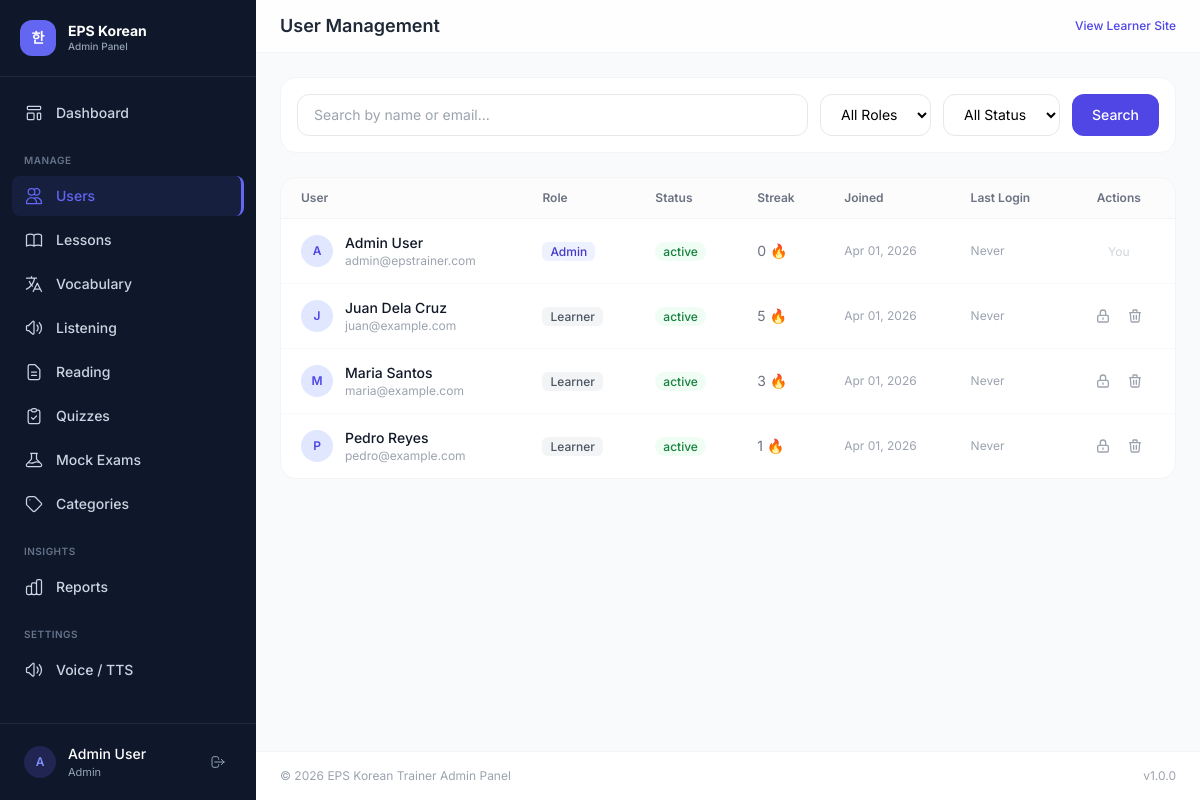
The page /admin/users.php (signed in) on the database its author committed.
### tables this page shows
CREATE TABLE users (
    id INT AUTO_INCREMENT PRIMARY KEY,
    full_name VARCHAR(100) NOT NULL,
    email VARCHAR(150) NOT NULL UNIQUE,
    password VARCHAR(255) NOT NULL,
    role ENUM('learner','admin') DEFAULT 'learner',
    status ENUM('active','inactive','banned') DEFAULT 'active',
    profile_image VARCHAR(255) DEFAULT NULL,
    email_verified_at DATETIME DEFAULT NULL,
    remember_token VARCHAR(100) DEFAULT NULL,
    reset_token VARCHAR(100) DEFAULT NULL,
    reset_token_expires DATETIME DEFAULT NULL,
    last_login DATETIME DEFAULT NULL,
    created_at DATETIME DEFAULT CURRENT_TIMESTAMP,
    updated_at DATETIME DEFAULT CURRENT_TIMESTAMP ON UPDATE CURRENT_TIMESTAMP,
    INDEX idx_email (email),
    INDEX idx_role (role),
    INDEX idx_status (status)
);

### includes/session.php (called while the page is built, shortened)
<?php
function isLoggedIn(): bool {
    return isset($_SESSION['user_id']) && !empty($_SESSION['user_id']);
}
function getCurrentUserId(): ?int {
    return $_SESSION['user_id'] ?? null;
}
function getCurrentUser(): ?array {
    return [
        'id' => $_SESSION['user_id'],
        'name' => $_SESSION['user_name'] ?? '',
        'email' => $_SESSION['user_email'] ?? '',
        'role' => $_SESSION['user_role'] ?? 'learner',
        'avatar' => $_SESSION['user_avatar'] ?? null,
    ];
}

### includes/helpers.php (called while the page is built, shortened)
<?php
function sanitize(string $input): string {
    return htmlspecialchars(trim($input), ENT_QUOTES, 'UTF-8');
}
function formatDate(string $date, string $format = 'M d, Y'): string {
    return date($format, strtotime($date));
}

### admin/users.php (the view, shortened to what this page needs)
<?php
$pageTitle = 'User Management';
require_once __DIR__ . '/../includes/session.php';
require_once __DIR__ . '/../includes/helpers.php';
$db = getDB();
$search = $_GET['search'] ?? '';
$where = "1=1";
$params = [];
$page = max(1, (int)($_GET['page'] ?? 1));
$perPage = ITEMS_PER_PAGE;
$offset = ($page - 1) * $perPage;
$stmt = $db->prepare("SELECT u.*, (SELECT us.current_streak FROM user_streaks us WHERE us.user_id = u.id) as streak FROM users u WHERE $where ORDER BY u.created_at DESC LIMIT $perPage OFFSET $offset");
$stmt->execute($params);
$users = $stmt->fetchAll();
require_once __DIR__ . '/../includes/admin-header.php';
?>
<div class="bg-white rounded-2xl border border-gray-100 p-4 mb-6">
    <form method="GET" class="flex flex-col sm:flex-row gap-3">
        <div class="flex-1">
            <input type="text" name="search" value="<?= sanitize($search) ?>" placeholder="Search by name or email..."
                class="w-full px-4 py-2.5 rounded-xl border border-gray-200 focus:border-indigo-500 focus:ring-2 focus:ring-indigo-100 outline-none transition text-sm">
        </div>
        <select name="role" class="px-4 py-2.5 rounded-xl border border-gray-200 text-sm bg-white">
            <option value="">All Roles</option>
        </select>
        <select name="status" class="px-4 py-2.5 rounded-xl border border-gray-200 text-sm bg-white">
            <option value="">All Status</option>
        </select>
        <button type="submit" class="px-5 py-2.5 bg-indigo-600 text-white rounded-xl text-sm font-medium hover:bg-indigo-700 transition">Search</button>
    </form>
</div>
<div class="bg-white rounded-2xl border border-gray-100 overflow-hidden">
    <div class="overflow-x-auto">
        <table class="w-full text-sm">
            <thead>
                <tr class="border-b border-gray-100 bg-gray-50/50">
                    <th class="text-left px-5 py-3 text-xs font-semibold text-gray-500">User</th>
                    <th class="text-left px-5 py-3 text-xs font-semibold text-gray-500">Role</th>
                    <th class="text-left px-5 py-3 text-xs font-semibold text-gray-500">Status</th>
                    <th class="text-left px-5 py-3 text-xs font-semibold text-gray-500">Streak</th>
                    <th class="text-left px-5 py-3 text-xs font-semibold text-gray-500">Joined</th>
                    <th class="text-left px-5 py-3 text-xs font-semibold text-gray-500">Last Login</th>
                    <th class="text-center px-5 py-3 text-xs font-semibold text-gray-500">Actions</th>
                </tr>
            </thead>
            <tbody class="divide-y divide-gray-50">
                <?php foreach ($users as $u): ?>
                <tr class="hover:bg-gray-50/50 transition">
                    <td class="px-5 py-3.5">
                        <div class="flex items-center gap-3">
                            <div class="w-8 h-8 rounded-full bg-indigo-100 flex items-center justify-center text-indigo-600 font-semibold text-xs flex-shrink-0"><?= strtoupper(substr($u['full_name'], 0, 1)) ?></div>
                            <div>
                                <p class="text-sm font-medium text-gray-900"><?= sanitize($u['full_name']) ?></p>
                                <p class="text-xs text-gray-400"><?= sanitize($u['email']) ?></p>
                            </div>
                        </div>
                    </td>
                    <td class="px-5 py-3.5">
                        <span class="px-2 py-0.5 rounded-md text-xs font-medium capitalize <?= $u['role'] === 'admin' ? 'bg-indigo-50 text-indigo-700' : 'bg-gray-100 text-gray-600' ?>"><?= $u['role'] ?></span>
                    </td>
                    <td class="px-5 py-3.5">
                        <span class="px-2 py-0.5 rounded-full text-xs font-medium <?= $u['status'] === 'active' ? 'bg-green-50 text-green-700' : 'bg-red-50 text-red-700' ?>"><?= $u['status'] ?></span>
                    </td>
                    <td class="px-5 py-3.5 text-gray-500"><?= $u['streak'] ?? 0 ?> 🔥</td>
                    <td class="px-5 py-3.5 text-gray-400 text-xs"><?= formatDate($u['created_at'], 'M d, Y') ?></td>
                    <td class="px-5 py-3.5 text-gray-400 text-xs"><?= $u['last_login'] ? timeAgo($u['last_login']) : 'Never' ?></td>
                    <td class="px-5 py-3.5 text-center">
                        <?php if ($u['id'] !== getCurrentUserId()): ?>
                        <div class="flex items-center justify-center gap-1">
                            <form method="POST" class="inline">
                                <button type="submit" class="p-1.5 rounded-lg hover:bg-gray-100 text-gray-400 hover:text-gray-600 transition" title="Toggle status">
                                    <svg class="w-4 h-4" fill="none" stroke="currentColor" viewBox="0 0 24 24"><path stroke-linecap="round" stroke-linejoin="round" stroke-width="2" d="M12 15v2m-6 4h12a2 2 0 002-2v-6a2 2 0 00-2-2H6a2 2 0 00-2 2v6a2 2 0 002 2zm10-10V7a4 4 0 00-8 0v4h8z"/></svg>
                                </button>
                            </form>
                            <?php if ($u['role'] !== 'admin'): ?>
                            <form method="POST" class="inline" onsubmit="return confirm('Delete this user?')">
                                <button type="submit" class="p-1.5 rounded-lg hover:bg-red-50 text-gray-400 hover:text-red-600 transition" title="Delete">
                                    <svg class="w-4 h-4" fill="none" stroke="currentColor" viewBox="0 0 24 24"><path stroke-linecap="round" stroke-linejoin="round" stroke-width="2" d="M19 7l-.867 12.142A2 2 0 0116.138 21H7.862a2 2 0 01-1.995-1.858L5 7m5 4v6m4-6v6m1-10V4a1 1 0 00-1-1h-4a1 1 0 00-1 1v3M4 7h16"/></svg>
                                </button>
                            </form>
                            <?php endif; ?>
                        </div>
                        <?php else: ?>
                        <span class="text-xs text-gray-300">You</span>
                        <?php endif; ?>
                    </td>
                </tr>
                <?php endforeach; ?>
            </tbody>
        </table>
    </div>
</div>
<?php require_once __DIR__ . '/../includes/admin-footer.php'; ?>

### includes/admin-header.php (shortened to what this page needs)
<?php
$currentUser = getCurrentUser();
$currentPage = basename($_SERVER['PHP_SELF'], '.php');
?>
<!DOCTYPE html>
<html lang="en" class="h-full">
<head>
    <script src="https://cdn.tailwindcss.com"></script>
</head>
<body class="h-full bg-gray-50">
<aside id="sidebar" class="fixed top-0 left-0 z-50 h-full w-64 bg-slate-900 transform -translate-x-full lg:translate-x-0 transition-transform duration-200 flex flex-col">
    <div class="flex items-center gap-3 px-5 py-5 border-b border-slate-700/50">
        <div class="w-9 h-9 rounded-xl bg-indigo-500 flex items-center justify-center text-white font-bold text-sm">한</div>
        <div>
            <h1 class="text-sm font-bold text-white leading-tight">EPS Korean</h1>
            <p class="text-[10px] text-slate-400 font-medium">Admin Panel</p>
        </div>
    </div>
    <nav class="flex-1 overflow-y-auto py-4 px-3 space-y-1">
        <a href="<?= APP_URL ?>/admin/dashboard.php" class="sidebar-link flex items-center gap-3 px-3 py-2.5 rounded-lg text-sm font-medium text-slate-300 <?= $currentPage === 'dashboard' ? 'active' : '' ?>">
            Dashboard
        </a>
        <p class="px-3 pt-4 pb-1 text-[10px] font-semibold text-slate-500 uppercase tracking-wider">Manage</p>
        <a href="<?= APP_URL ?>/admin/users.php" class="sidebar-link flex items-center gap-3 px-3 py-2.5 rounded-lg text-sm font-medium text-slate-300 <?= $currentPage === 'users' ? 'active' : '' ?>">
            <svg class="w-5 h-5" fill="none" stroke="currentColor" viewBox="0 0 24 24"><path stroke-linecap="round" stroke-linejoin="round" stroke-width="1.5" d="M12 4.354a4 4 0 110 5.292M15 21H3v-1a6 6 0 0112 0v1zm0 0h6v-1a6 6 0 00-9-5.197M13 7a4 4 0 11-8 0 4 4 0 018 0z"/></svg>
            Users
        </a>
        <a href="<?= APP_URL ?>/admin/lessons.php" class="sidebar-link flex items-center gap-3 px-3 py-2.5 rounded-lg text-sm font-medium text-slate-300 <?= $currentPage === 'lessons' ? 'active' : '' ?>">
            Lessons
        </a>
        <a href="<?= APP_URL ?>/admin/vocabulary.php" class="sidebar-link flex items-center gap-3 px-3 py-2.5 rounded-lg text-sm font-medium text-slate-300 <?= $currentPage === 'vocabulary' ? 'active' : '' ?>">
            <svg class="w-5 h-5" fill="none" stroke="currentColor" viewBox="0 0 24 24"><path stroke-linecap="round" stroke-linejoin="round" stroke-width="1.5" d="M3 5h12M9 3v2m1.048 9.5A18.022 18.022 0 016.412 9m6.088 9h7M11 21l5-10 5 10M12.751 5C11.783 10.77 8.07 15.61 3 18.129"/></svg>
            Vocabulary
        </a>
        <a href="<?= APP_URL ?>/admin/listening.php" class="sidebar-link flex items-center gap-3 px-3 py-2.5 rounded-lg text-sm font-medium text-slate-300 <?= $currentPage === 'listening' ? 'active' : '' ?>">
            Listening
        </a>
        <a href="<?= APP_URL ?>/admin/reading.php" class="sidebar-link flex items-center gap-3 px-3 py-2.5 rounded-lg text-sm font-medium text-slate-300 <?= $currentPage === 'reading' ? 'active' : '' ?>">
            <svg class="w-5 h-5" fill="none" stroke="currentColor" viewBox="0 0 24 24"><path stroke-linecap="round" stroke-linejoin="round" stroke-width="1.5" d="M9 12h6m-6 4h6m2 5H7a2 2 0 01-2-2V5a2 2 0 012-2h5.586a1 1 0 01.707.293l5.414 5.414a1 1 0 01.293.707V19a2 2 0 01-2 2z"/></svg>
            Reading
        </a>
        <a href="<?= APP_URL ?>/admin/quizzes.php" class="sidebar-link flex items-center gap-3 px-3 py-2.5 rounded-lg text-sm font-medium text-slate-300 <?= $currentPage === 'quizzes' ? 'active' : '' ?>">
            <svg class="w-5 h-5" fill="none" stroke="currentColor" viewBox="0 0 24 24"><path stroke-linecap="round" stroke-linejoin="round" stroke-width="1.5" d="M9 5H7a2 2 0 00-2 2v12a2 2 0 002 2h10a2 2 0 002-2V7a2 2 0 00-2-2h-2M9 5a2 2 0 002 2h2a2 2 0 002-2M9 5a2 2 0 012-2h2a2 2 0 012 2m-6 9l2 2 4-4"/></svg>
            Quizzes
        </a>
        <a href="<?= APP_URL ?>/admin/mock-exams.php" class="sidebar-link flex items-center gap-3 px-3 py-2.5 rounded-lg text-sm font-medium text-slate-300 <?= $currentPage === 'mock-exams' ? 'active' : '' ?>">
            Mock Exams
        </a>
        <a href="<?= APP_URL ?>/admin/categories.php" class="sidebar-link flex items-center gap-3 px-3 py-2.5 rounded-lg text-sm font-medium text-slate-300 <?= $currentPage === 'categories' ? 'active' : '' ?>">
            <svg class="w-5 h-5" fill="none" stroke="currentColor" viewBox="0 0 24 24"><path stroke-linecap="round" stroke-linejoin="round" stroke-width="1.5" d="M7 7h.01M7 3h5c.512 0 1.024.195 1.414.586l7 7a2 2 0 010 2.828l-7 7a2 2 0 01-2.828 0l-7-7A1.994 1.994 0 013 12V7a4 4 0 014-4z"/></svg>
            Categories
        </a>
        <p class="px-3 pt-4 pb-1 text-[10px] font-semibold text-slate-500 uppercase tracking-wider">Insights</p>
        <a href="<?= APP_URL ?>/admin/reports.php" class="sidebar-link flex items-center gap-3 px-3 py-2.5 rounded-lg text-sm font-medium text-slate-300 <?= $currentPage === 'reports' ? 'active' : '' ?>">
            Reports
        </a>
        <p class="px-3 pt-4 pb-1 text-[10px] font-semibold text-slate-500 uppercase tracking-wider">Settings</p>
        <a href="<?= APP_URL ?>/admin/voice-settings.php" class="sidebar-link flex items-center gap-3 px-3 py-2.5 rounded-lg text-sm font-medium text-slate-300 <?= $currentPage === 'voice-settings' ? 'active' : '' ?>">
            Voice / TTS
        </a>
    </nav>
    <div class="border-t border-slate-700/50 p-3">
        <div class="flex items-center gap-3 px-3 py-2">
            <div class="w-8 h-8 rounded-full bg-indigo-500/20 flex items-center justify-center text-indigo-400 font-semibold text-xs">
                <?= strtoupper(substr($currentUser['name'], 0, 1)) ?>
            </div>
            <div class="flex-1 min-w-0">
                <p class="text-sm font-medium text-white truncate"><?= sanitize($currentUser['name']) ?></p>
                <p class="text-[11px] text-slate-400">Admin</p>
            </div>
            <a href="<?= APP_URL ?>/logout.php" class="p-1.5 rounded-lg hover:bg-slate-700 transition text-slate-400 hover:text-red-400" title="Logout">
                <svg class="w-4 h-4" fill="none" stroke="currentColor" viewBox="0 0 24 24"><path stroke-linecap="round" stroke-linejoin="round" stroke-width="1.5" d="M17 16l4-4m0 0l-4-4m4 4H7m6 4v1a3 3 0 01-3 3H6a3 3 0 01-3-3V7a3 3 0 013-3h4a3 3 0 013 3v1"/></svg>
            </a>
        </div>
    </div>
</aside>
<div class="lg:ml-64 min-h-screen flex flex-col">
    <header class="sticky top-0 z-30 bg-white/80 backdrop-blur-md border-b border-gray-100">
        <div class="flex items-center justify-between px-4 sm:px-6 py-3">
            <div class="flex items-center gap-3">
                <h2 class="text-lg font-semibold text-gray-800"><?= $pageTitle ?? 'Admin Dashboard' ?></h2>
            </div>
            <div class="flex items-center gap-2">
                <a href="<?= APP_URL ?>/dashboard.php" class="text-xs text-indigo-600 hover:underline font-medium">View Learner Site</a>
            </div>
        </div>
    </header>
    <main class="flex-1 p-4 sm:p-6 fade-in">

### includes/admin-header.php (style rules this page uses)
body { font-family: 'Inter', 'Noto Sans KR', sans-serif; }
.sidebar-link.active { background: rgba(99, 102, 241, 0.1); color: #6366F1; border-right: 3px solid #6366F1; }
.fade-in { animation: fadeIn 0.3s ease-in; }

### rows shown on the page
users: full_name "A", full_name "Admin User", email "admin@epstrainer.com", role "Admin", status "active", streak "0", created_at "Apr 01, 2026", shows "Never", shows "You"
users: full_name "J", full_name "Juan Dela Cruz", email "juan@example.com", role "Learner", status "active", streak "5", created_at "Apr 01, 2026", shows "Never"
users: full_name "M", full_name "Maria Santos", email "maria@example.com", role "Learner", status "active", streak "3", created_at "Apr 01, 2026", shows "Never"
users: full_name "P", full_name "Pedro Reyes", email "pedro@example.com", role "Learner", status "active", streak "1", created_at "Apr 01, 2026", shows "Never"

### other values the page prints
$pageTitle "User Management"
APP_NAME "EPS Korean Trainer"
APP_VERSION "1.0.0"
